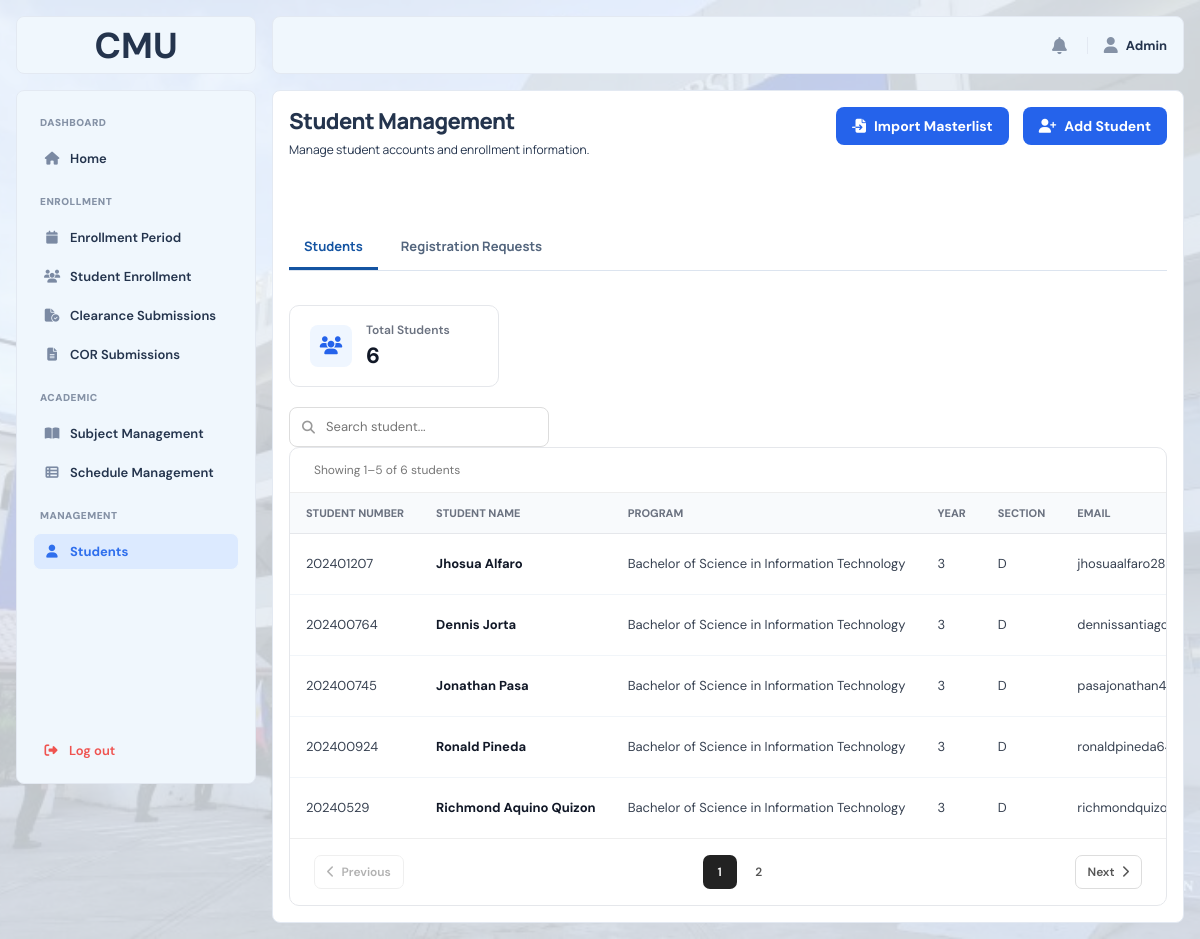
Page /frontend/pages/admin/student_management.php (signed in) on the earlier database version.
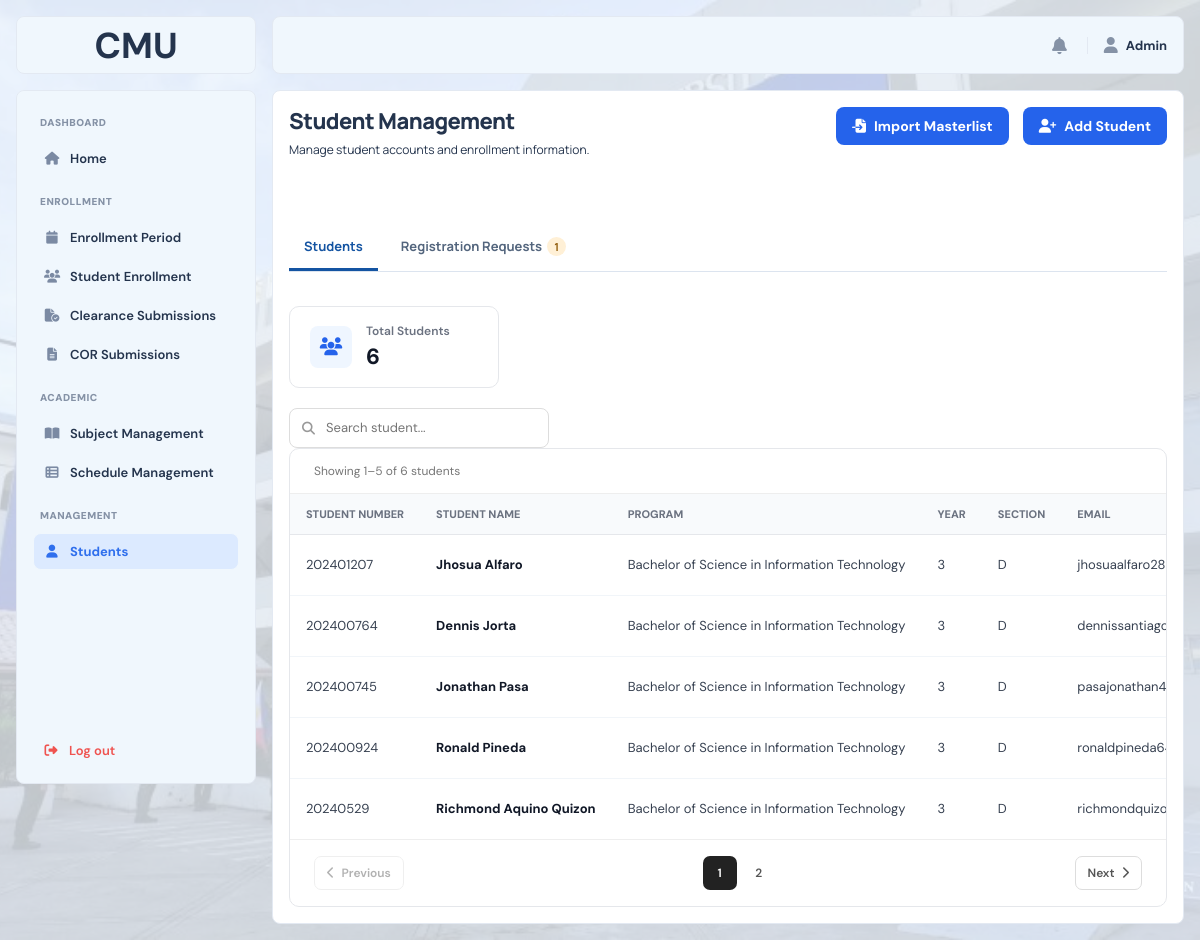
Same page on the later database version.
### tables this page shows
CREATE TABLE `student_registration_requests` (
  `request_id` int(10) UNSIGNED NOT NULL,
  `masterlist_id` int(10) UNSIGNED NOT NULL,
  `password_hash` varchar(255) DEFAULT NULL,
  `status` enum('PENDING','APPROVED','REJECTED') NOT NULL DEFAULT 'PENDING',
  `requested_at` datetime NOT NULL DEFAULT current_timestamp(),
  `reviewed_by` int(10) UNSIGNED DEFAULT NULL,
  `reviewed_at` datetime DEFAULT NULL,
  `rejection_reason` text DEFAULT NULL
);

### frontend/pages/admin/student_management.php (the view, shortened to what the changed rows need)
<?php
require_once dirname(__DIR__, 3) . '/backend/bootstrap.php';
$registrationRequests = [];
$registrationSql = "SELECT r.request_id, r.status, r.requested_at, r.reviewed_at,
                           m.student_number, m.first_name, m.middle_name, m.last_name,
                           m.program, m.year_level, m.section, m.date_of_birth
                    FROM student_registration_requests r
                    INNER JOIN student_masterlist m ON m.masterlist_id = r.masterlist_id
                    ORDER BY CASE r.status WHEN 'PENDING' THEN 0 WHEN 'REJECTED' THEN 1 ELSE 2 END,
                             r.requested_at DESC";
$registrationResult = $conn->query($registrationSql);
if ($registrationResult) {
$registrationRequests = $registrationResult->fetch_all(MYSQLI_ASSOC);
} else {
$registrationRequestError = true;
error_log('Student Management registration requests query failed: ' . $conn->error);
}
$pendingRegistrationCount = count(array_filter($registrationRequests, static fn($r) => $r['status'] === 'PENDING'));
?>
<!DOCTYPE html>
<html lang="en">
<head>
    <link
        rel="stylesheet"
        href="<?= BASE_URL ?>frontend/assets/css/main.css"
    >
    <link
        rel="stylesheet"
        href="<?= BASE_URL ?>frontend/assets/css/admin.css"
    >
    <link
        rel="stylesheet"
        href="https://cdnjs.cloudflare.com/ajax/libs/font-awesome/6.5.2/css/all.min.css"
    >
</head>
<body>
<div class="layout">
    <main class="main">
        <div class="content">
            <div class="page-heading student-management-page-heading">
                <div>
                    <h1>Student Management</h1>
                </div>
            </div>
            <div class="student-management-tabs" role="tablist" aria-label="Student management sections">
                <button type="button" class="student-management-tab" id="registrationTab" role="tab" aria-selected="false" aria-controls="registrationPanel">Registration Requests<?php if ($pendingRegistrationCount > 0): ?><span class="request-count"><?= (int) $pendingRegistrationCount ?></span><?php endif; ?></button>
            </div>
            <section id="studentsPanel" role="tabpanel" aria-labelledby="studentsTab">
            <div class="admin-table-card" id="studentManagementResults" aria-live="polite">
                <div class="admin-table-wrapper">
                    <table class="admin-table">
                        <thead>
                            <tr>
                                <th>Student Number</th>
                                <th>Student Name</th>
                                <th>Program</th>
                                <th>Year</th>
                                <th>Section</th>
                                <th>Email</th>
                            </tr>
                        </thead>
                    </table>
                </div>
            </div>
            </section>
        </div>
    </main>
</div>
</body>
</html>

Differences in the rows shown:
added student_registration_requests: status "1"
